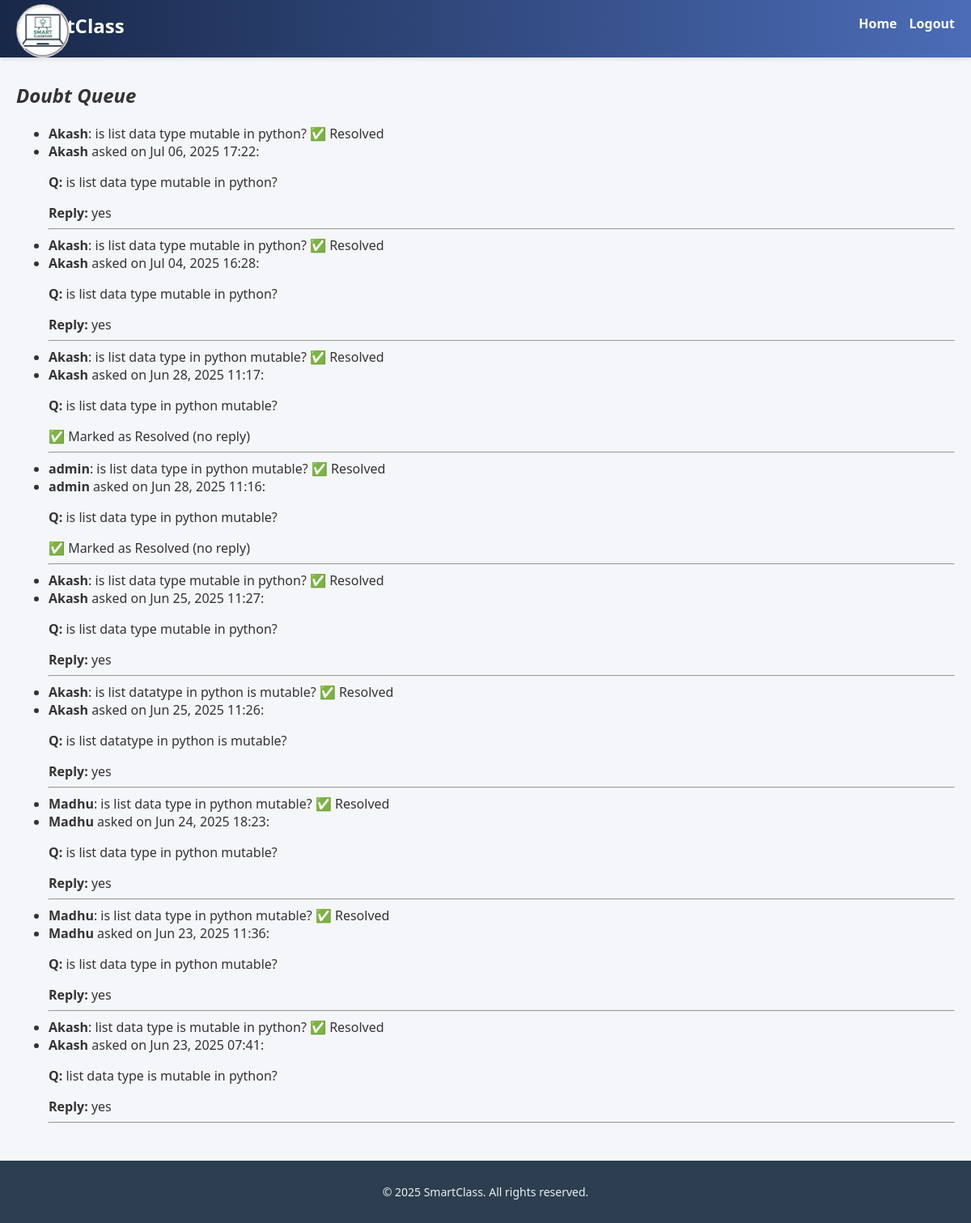
The page /teacher/manage-doubts/ (signed in) on the database its author committed.
### core/models.py (models this page shows, shortened)
class Doubt(models.Model):
    student = models.ForeignKey(User, on_delete=models.CASCADE, related_name='doubts')
    teacher = models.ForeignKey(User, on_delete=models.CASCADE, related_name='assigned_doubts')
    question = models.TextField()
    reply = models.TextField(blank=True, null=True)
    created_at = models.DateTimeField(auto_now_add=True)
    is_resolved = models.BooleanField(default=False)

### core/views.py (the view)
# urls.py: path('teacher/manage-doubts/', views.manage_doubts, name='manage_doubts'),
@login_required
def manage_doubts(request):
    doubts = Doubt.objects.all().order_by('-created_at')
    return render(request, 'core/manage_doubts.html', {'doubts': doubts})

### core/templates/core/manage_doubts.html
{% extends "core/base.html" %}
{% block content %}
<h2 style="margin-top: 0%;font-style:italic ;">Doubt Queue</h2>
<ul>
  {% for doubt in doubts %}
    <li>
      <strong>{{ doubt.student.username }}</strong>: {{ doubt.question }}
      {% if not doubt.is_resolved %}
        <a href="{% url 'resolve_doubt' doubt.id %}">Mark as Resolved</a>
      {% else %}
        ✅ Resolved
      {% endif %}
    </li>
    <li>
  <strong>{{ doubt.student.username }}</strong> asked on {{ doubt.created_at|date:"M d, Y H:i" }}:<br>
<p class="question"><b>Q: </b>{{ doubt.question }}</p>
  {% if doubt.reply %}
    <strong>Reply:</strong> {{ doubt.reply }}
  {% elif not doubt.is_resolved %}
    <a href="{% url 'reply_doubt' doubt.id %}">Reply Now</a>
  {% else %}
    ✅ Marked as Resolved (no reply)
  {% endif %}
</li><hr>
  {% endfor %}
</ul>
{% endblock %}

### core/static/core/css/base.css (style rules this page uses)
body { margin: 0; padding: 0; font-family: 'Segoe UI', sans-serif; background-color: #f5f6fa; color: #333; }

### rows shown on the page
Doubt: student.username "Akash", question "is list data type mutable in python?", is_resolved "✅ Resolved", created_at "Jul 06, 2025 17:22", reply "yes"
Doubt: student.username "Akash", question "is list data type mutable in python?", is_resolved "✅ Resolved", created_at "Jul 04, 2025 16:28", reply "yes"
Doubt: student.username "Akash", question "is list data type in python mutable?", is_resolved "✅ Resolved", created_at "Jun 28, 2025 11:17"
Doubt: student.username "admin", question "is list data type in python mutable?", is_resolved "✅ Resolved", created_at "Jun 28, 2025 11:16"
Doubt: student.username "Akash", question "is list data type mutable in python?", is_resolved "✅ Resolved", created_at "Jun 25, 2025 11:27", reply "yes"
Doubt: student.username "Akash", question "is list datatype in python is mutable?", is_resolved "✅ Resolved", created_at "Jun 25, 2025 11:26", reply "yes"
Doubt: student.username "Madhu", question "is list data type in python mutable?", is_resolved "✅ Resolved", created_at "Jun 24, 2025 18:23", reply "yes"
Doubt: student.username "Madhu", question "is list data type in python mutable?", is_resolved "✅ Resolved", created_at "Jun 23, 2025 11:36", reply "yes"
Doubt: student.username "Akash", question "list data type is mutable in python?", is_resolved "✅ Resolved", created_at "Jun 23, 2025 07:41", reply "yes"
